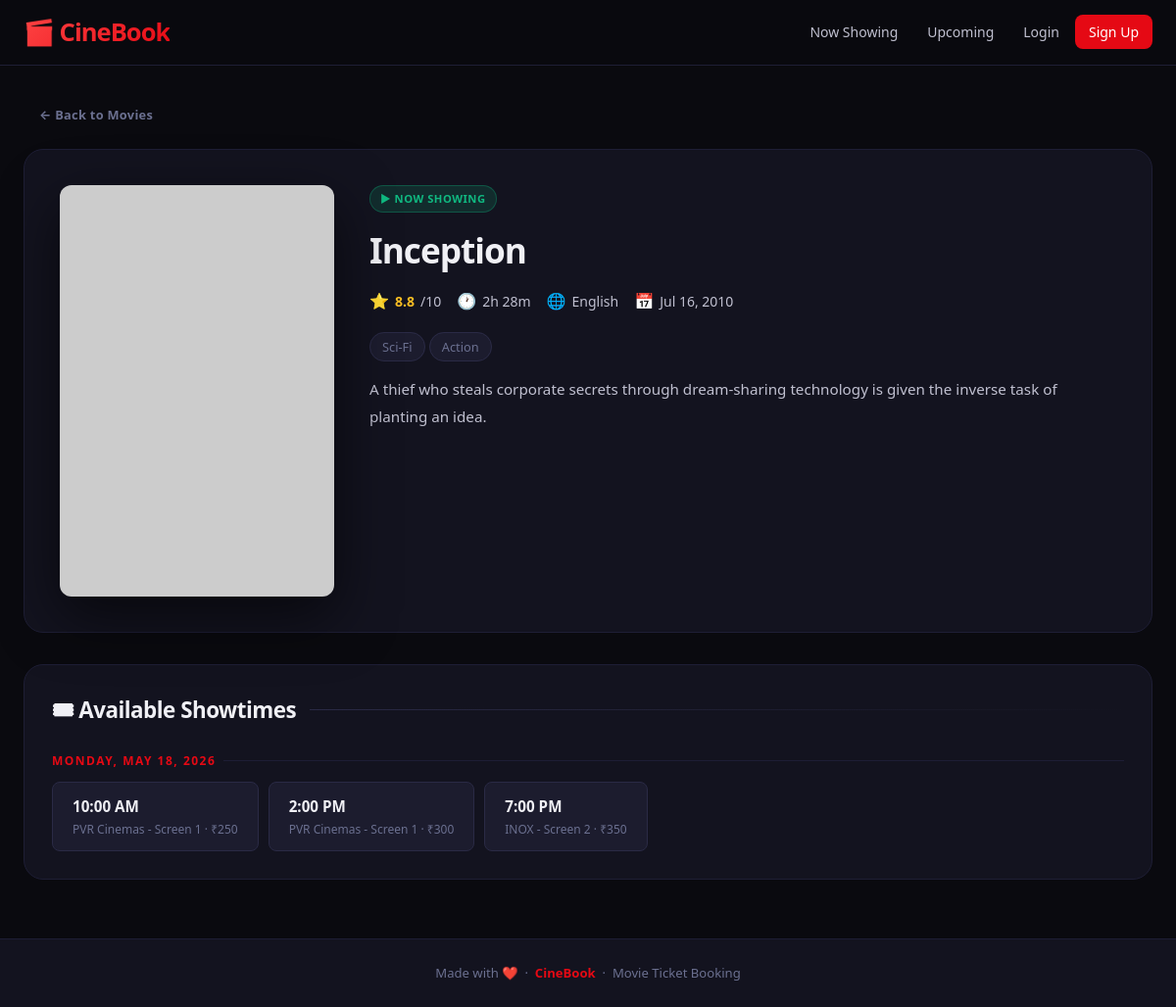
The page /movie.php?id=1 on the database its author committed.
### tables this page shows
CREATE TABLE movies (
  id INT AUTO_INCREMENT PRIMARY KEY,
  title VARCHAR(200) NOT NULL,
  description TEXT,
  genre VARCHAR(100),
  language VARCHAR(50),
  duration INT COMMENT 'minutes',
  rating DECIMAL(3,1) DEFAULT 0,
  poster VARCHAR(255),
  trailer_url VARCHAR(255),
  release_date DATE,
  status ENUM('now_showing','upcoming') DEFAULT 'now_showing',
  created_at TIMESTAMP DEFAULT CURRENT_TIMESTAMP
);

CREATE TABLE shows (
  id INT AUTO_INCREMENT PRIMARY KEY,
  movie_id INT NOT NULL,
  theater_id INT NOT NULL,
  show_date DATE NOT NULL,
  show_time TIME NOT NULL,
  price DECIMAL(10,2) NOT NULL DEFAULT 200,
  FOREIGN KEY (movie_id) REFERENCES movies(id) ON DELETE CASCADE,
  FOREIGN KEY (theater_id) REFERENCES theaters(id) ON DELETE CASCADE
);

CREATE TABLE theaters (
  id INT AUTO_INCREMENT PRIMARY KEY,
  name VARCHAR(150) NOT NULL,
  location VARCHAR(200),
  total_seats INT DEFAULT 60
);

### includes/functions.php (called while the page is built, shortened)
<?php
function e($s) { return htmlspecialchars($s ?? '', ENT_QUOTES, 'UTF-8'); }
function formatDuration($minutes) {
    $h = intdiv($minutes, 60);
    $m = $minutes % 60;
    return ($h ? "{$h}h " : '') . ($m ? "{$m}m" : '');
}

### movie.php (the view, shortened to what this page needs)
<?php
require_once __DIR__ . '/includes/functions.php';
$id = (int)($_GET['id'] ?? 0);
$stmt = $conn->prepare("SELECT * FROM movies WHERE id=?");
$stmt->bind_param('i', $id); $stmt->execute();
$movie = $stmt->get_result()->fetch_assoc();
$stmt = $conn->prepare("SELECT s.*, t.name AS theater_name, t.location FROM shows s JOIN theaters t ON s.theater_id=t.id WHERE s.movie_id=? AND s.show_date >= CURDATE() ORDER BY s.show_date, s.show_time");
$stmt->bind_param('i', $id); $stmt->execute();
$shows = $stmt->get_result()->fetch_all(MYSQLI_ASSOC);
$grouped = [];
foreach ($shows as $s) { $grouped[$s['show_date']][] = $s; }
require_once __DIR__ . '/includes/header.php';
?>
<div style="margin-bottom:20px;">
  <a href="index.php" class="btn btn-ghost btn-sm">← Back to Movies</a>
</div>
<div class="movie-detail">
  <div class="movie-detail-poster">
    <img src="<?= e($movie['poster']) ?>" alt="<?= e($movie['title']) ?>"
         onerror="this.src='https://placehold.co/300x450/13131f/e50914?text=<?= rawurlencode($movie['title']) ?>'">
  </div>
  <div class="movie-detail-info">
    <div style="margin-bottom:10px;">
      <?php if ($movie['status']==='upcoming'): ?>
        <span class="badge badge-upcoming">🗓 Upcoming</span>
      <?php else: ?>
        <span class="badge badge-showing">▶ Now Showing</span>
      <?php endif; ?>
    </div>
    <h1><?= e($movie['title']) ?></h1>
    <div class="detail-meta">
      <?php if ($movie['rating'] > 0): ?>
      <div class="detail-meta-item"><span class="icon">⭐</span> <strong style="color:var(--gold)"><?= number_format($movie['rating'],1) ?></strong>/10</div>
      <?php endif; ?>
      <div class="detail-meta-item"><span class="icon">🕐</span> <?= formatDuration((int)$movie['duration']) ?></div>
      <div class="detail-meta-item"><span class="icon">🌐</span> <?= e($movie['language']) ?></div>
      <div class="detail-meta-item"><span class="icon">📅</span> <?= date('M j, Y', strtotime($movie['release_date'])) ?></div>
    </div>
    <div style="margin-bottom:18px;">
      <?php foreach (explode(',', $movie['genre'] ?? '') as $g): ?>
        <span class="genre-pill" style="font-size:.8rem;padding:5px 12px;"><?= e(trim($g)) ?></span>
      <?php endforeach; ?>
    </div>
    <p class="movie-detail-desc"><?= nl2br(e($movie['description'])) ?></p>
  </div>
</div>
<div class="shows-section">
  <h2 class="section-title">🎟 Available Showtimes</h2>
  <?php if (empty($grouped)): ?>
    <div class="empty">
      <div class="empty-icon">🗓</div>
      <h3>No shows scheduled</h3>
      <p>Check back later for upcoming showtimes.</p>
    </div>
  <?php else: ?>
    <?php foreach ($grouped as $date => $list): ?>
      <div class="show-date-group">
        <div class="show-date-label"><?= date('l, F j, Y', strtotime($date)) ?></div>
        <div class="shows-grid">
          <?php foreach ($list as $s): ?>
            <a class="show-btn" href="booking.php?show_id=<?= $s['id'] ?>">
              <span class="show-btn-time"><?= date('g:i A', strtotime($s['show_time'])) ?></span>
              <span class="show-btn-info"><?= e($s['theater_name']) ?> · ₹<?= number_format($s['price']) ?></span>
            </a>
          <?php endforeach; ?>
        </div>
      </div>
    <?php endforeach; ?>
  <?php endif; ?>
</div>
<?php require_once __DIR__ . '/includes/footer.php'; ?>

### assets/css/style.css (style rules this page uses)
*, *::before, *::after { margin: 0; padding: 0; box-sizing: border-box; }
:root { --bg: #0a0a0f; --surface: #13131f; --surface-2: #1c1c2e; --surface-3: #252540; --primary: #e50914; --primary-h: #ff2430; --primary-dim: rgba(229,9,20,0.12); --primary-glow:rgba(229,9,20,0.35); --text: #f0f0f5; --text-2: #c0c0d0; --muted: #6b7090; --border: #1e1e35; --border-2: #2a2a45; --success: #10b981; --danger: #ef4444; --warning: #f59e0b; --info: #6366f1; --gold: #fbbf24; --radius: 12px; --radius-sm: 8px; --shadow: 0 8px 32px rgba(0,0,0,0.5); --shadow-lg: 0 20px 60px rgba(0,0,0,0.6); --transition: 0.2s cubic-bezier(0.4,0,0.2,1); }
html { scroll-behavior: smooth; }
body { font-family: 'Segoe UI', system-ui, -apple-system, sans-serif; background: var(--bg); color: var(--text); min-height: 100vh; display: flex; flex-direction: column; line-height: 1.6; -webkit-font-smoothing: antialiased; }
a { color: inherit; text-decoration: none; }
img { display: block; max-width: 100%; }
.section-title { font-size: 1.4rem; font-weight: 800; margin-bottom: 24px; display: flex; align-items: center; gap: 14px; letter-spacing: -0.5px; }
.section-title::after { content: ''; flex: 1; height: 1px; background: linear-gradient(90deg, var(--border-2), transparent); }
.genre-pill { padding: 3px 8px; background: var(--surface-2); border: 1px solid var(--border-2); border-radius: 50px; font-size: 0.68rem; color: var(--muted); font-weight: 500; }
.badge { display: inline-flex; align-items: center; gap: 4px; padding: 4px 10px; border-radius: 50px; font-size: 0.7rem; font-weight: 700; letter-spacing: 0.5px; text-transform: uppercase; }
.badge-showing { background: rgba(16,185,129,0.15); color: var(--success); border: 1px solid rgba(16,185,129,0.3); }
.movie-detail { display: grid; grid-template-columns: 280px 1fr; gap: 36px; background: var(--surface); padding: 36px; border-radius: 20px; border: 1px solid var(--border); margin-bottom: 32px; }
.movie-detail-poster { position: relative; }
.movie-detail-poster img { width: 100%; border-radius: var(--radius); box-shadow: var(--shadow-lg); }
.movie-detail-info h1 { font-size: 2.2rem; font-weight: 900; letter-spacing: -1px; margin-bottom: 12px; }
.detail-meta { display: flex; flex-wrap: wrap; gap: 16px; margin-bottom: 20px; }
.detail-meta-item { display: flex; align-items: center; gap: 6px; color: var(--text-2); font-size: 0.875rem; }
.detail-meta-item .icon { font-size: 1rem; }
.movie-detail-desc { color: var(--text-2); line-height: 1.8; margin-bottom: 24px; font-size: 0.95rem; }
.shows-section { background: var(--surface); padding: 28px; border-radius: 20px; border: 1px solid var(--border); }
.show-date-group { margin-bottom: 28px; }
.show-date-group:last-child { margin-bottom: 0; }
.show-date-label { font-size: 0.75rem; font-weight: 700; text-transform: uppercase; letter-spacing: 1.5px; color: var(--primary); margin-bottom: 12px; display: flex; align-items: center; gap: 8px; }
.show-date-label::after { content: ''; flex: 1; height: 1px; background: var(--border); }
.shows-grid { display: flex; flex-wrap: wrap; gap: 10px; }
.show-btn { padding: 12px 20px; background: var(--surface-2); border: 1px solid var(--border-2); border-radius: var(--radius-sm); transition: all var(--transition); min-width: 120px; }
.show-btn-time { font-weight: 700; font-size: 0.95rem; display: block; }
.show-btn-info { color: var(--muted); font-size: 0.75rem; display: block; margin-top: 2px; }
.btn { display: inline-flex; align-items: center; justify-content: center; gap: 8px; padding: 12px 24px; background: var(--primary); color: #fff; border: none; border-radius: var(--radius-sm); cursor: pointer; font-size: 0.9rem; font-weight: 700; letter-spacing: 0.3px; transition: all var(--transition); line-height: 1; font-family: inherit; white-space: nowrap; }
.btn-sm { padding: 8px 16px; font-size: 0.8rem; }
.btn-ghost { background: transparent; color: var(--muted); }

### rows shown on the page
movies: title "Inception", rating "8.8", duration "2h 28m", language "English", release_date "Jul 16, 2010", genre "Sci-Fi", genre "Action", description "A thief who steals corporate secrets through dream-sharing technology is given the inverse task of planting an idea."
shows: show_time "10:00 AM", theater.name "PVR Cinemas - Screen 1", price "250"
shows: show_time "2:00 PM", theater.name "PVR Cinemas - Screen 1", price "300"
shows: show_time "7:00 PM", theater.name "INOX - Screen 2", price "350"

### other values the page prints
SITE_NAME "CineBook"
date('l, F j, Y', strtotime($date)) "MONDAY, MAY 18, 2026"
